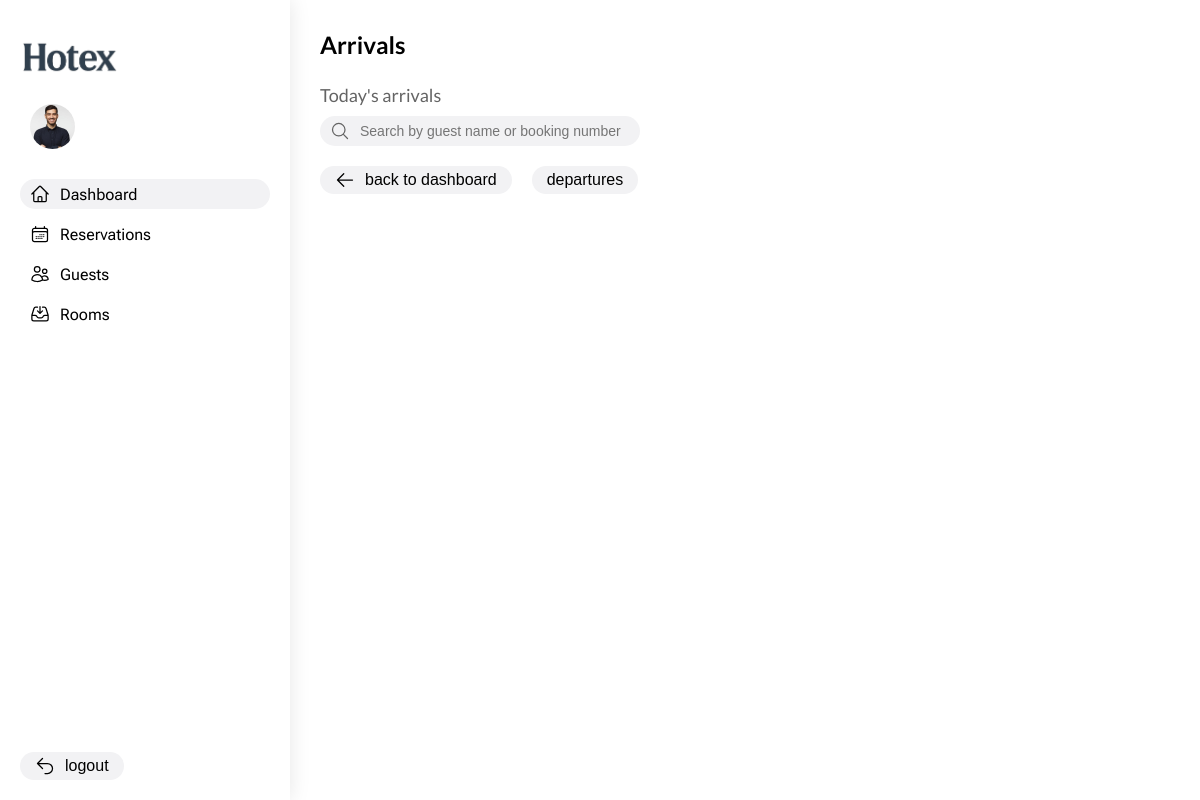
Page /arrivals/ on the earlier database version.
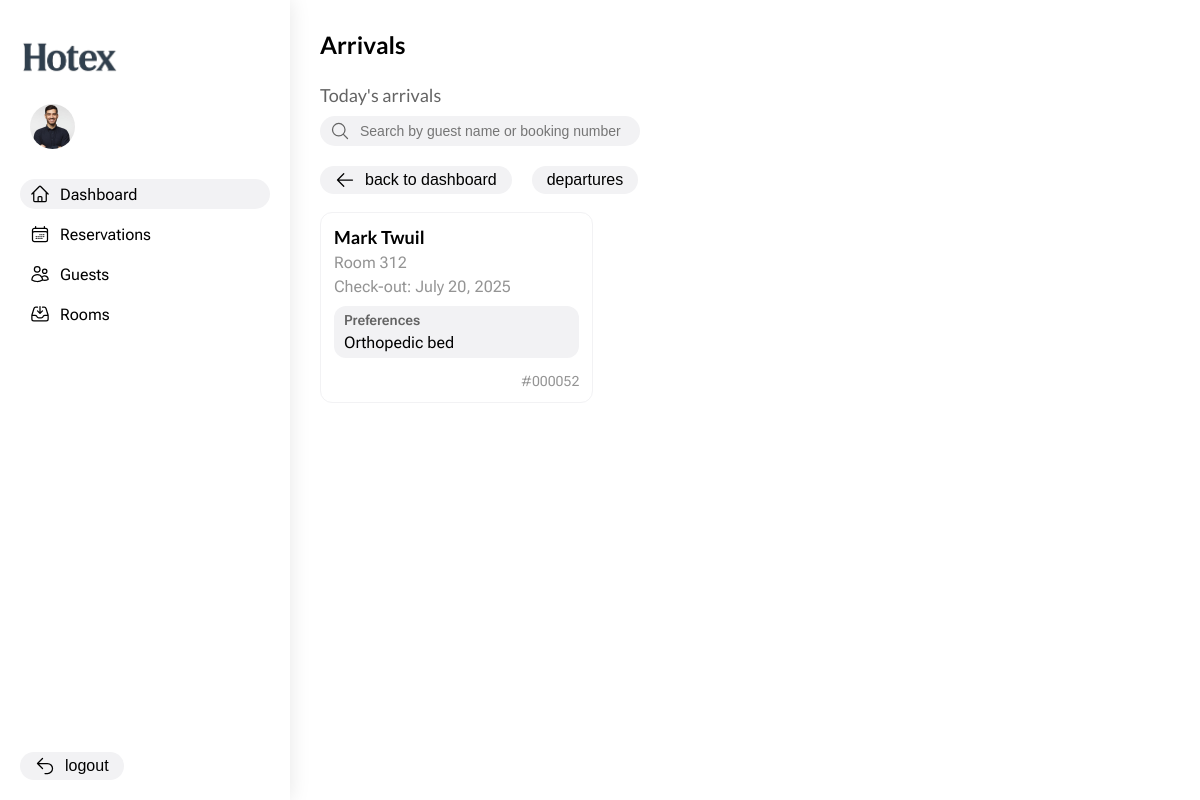
Same page on the later database version.
### hotex_app/models.py (models this page shows, shortened)
class Reservation(models.Model):
  id = models.AutoField(primary_key=True)
  guest = models.ForeignKey(Guest, on_delete=models.CASCADE)
  room = models.ForeignKey(Room, on_delete=models.CASCADE)
  check_in = models.DateField()
  check_out = models.DateField()

class Guest(models.Model):
  objects = models.Manager()
  id = models.AutoField(primary_key=True)
  name = models.CharField(max_length=120)
  email = models.EmailField()
  phone = models.CharField(max_length=11)
  preference = models.TextField()

class Room(models.Model):
  objects = models.Manager()
  id = models.AutoField(primary_key=True)
  number = models.CharField(max_length=100)
  type = models.CharField(max_length=10, choices=room_types)
  building = models.ForeignKey(Building, on_delete=models.CASCADE)
  floor = models.IntegerField(default=1)
  beds = models.IntegerField(default=1)
  persons = models.IntegerField(default=2)

### hotex_app/views/dashboard.py (the view)
def arrivals_page(request):
  search = request.GET.get('search', None)
  reservations = Reservation.objects.filter(check_in=datetime.now())
  if search:
    reservations = reservations.filter(
      Q(guest__name__icontains=search) |
      Q(id__contains=search)
    )
  return (render(
    request,
    'arrivals.html',
    {
      'user': request.user,
      'title': 'Arrivals',
      'current_path': request.path,
      'reservations': reservations,
      'query_params': {
        'search': search or ''
      }
    }
  ))

### hotex_app/templates/arrivals.html (shortened to what this page needs)
{% extends "layout.html" %}
{% load static %}
{% block styles %}
    <link rel="stylesheet" href="{% static 'css/dashboard.css' %}">
{% endblock %}
{% block content %}
    <main class="main_content">
        <h1 class="title">Arrivals</h1>
        <h3 class="subtitle">Today's arrivals</h3>
        <div class="input input--search">
            <img src="{% static 'images/icons/search.svg' %}" alt="search" class="input__icon">
            <input
                type="text"
                placeholder="Search by guest name or booking number"
                class="input__field input__field--search"
                id="search"
                value="{{ query_params.search }}"
            >
        </div>
        <div class="topbar">
            <div class="topbar__actions">
                <button class="button" type="button" onclick="window.location.href='{% url 'dashboard' %}'">
                    <img src="{% static 'images/icons/arrow-left.svg' %}" alt="back" class="button__icon">
                    <p class="button__text">back to dashboard</p>
                </button>
                <button class="button" type="button" onclick="">
                    <p class="button__text">departures</p>
                </button>
            </div>
        </div>
        <article class="arrivals_content">
            {% for reservation in reservations %}
                {% include 'blocks/arrival_card.html' with arrival=reservation %}
            {% endfor %}
        </article>
    </main>
{% endblock %}

### hotex_app/templates/blocks/arrival_card.html
<div class="arrival_card">
    <h5 class="card__title">{{ arrival.guest.name }}</h5>
    <p class="card__description">Room {{ arrival.room.number }}</p>
    <p class="card__description">Check-out: {{ arrival.check_out }}</p>
    <div class="card__preferences_container">
        <p class="card__preferences_title">Preferences</p>
        <p class="card__preferences">{{ arrival.guest.preference }}</p>
    </div>
    <span class="card__id">#{{ arrival.id|stringformat:"06d" }}</span>
</div>

Differences in the rows shown:
added Reservation: guest.name "Mark Twuil", room.number "312", check_out "July 20, 2025", guest.preference "Orthopedic bed", id "000052"
